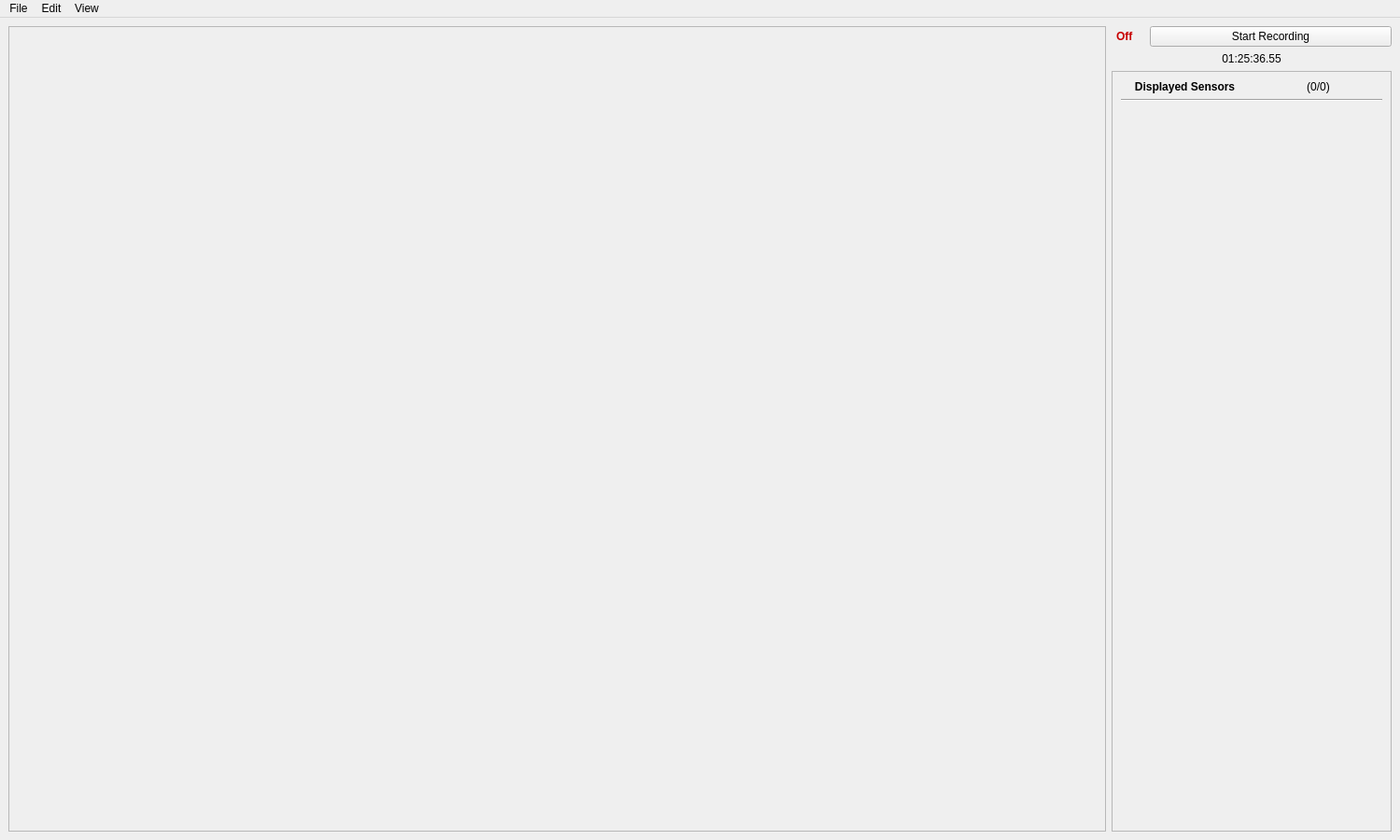
<?xml version="1.0" encoding="UTF-8"?>
<ui version="4.0">
 <class>MainWindow</class>
 <widget class="QMainWindow" name="MainWindow">
  <property name="geometry">
   <rect>
    <x>0</x>
    <y>0</y>
    <width>1500</width>
    <height>900</height>
   </rect>
  </property>
  <property name="sizePolicy">
   <sizepolicy hsizetype="MinimumExpanding" vsizetype="MinimumExpanding">
    <horstretch>0</horstretch>
    <verstretch>0</verstretch>
   </sizepolicy>
  </property>
  <property name="minimumSize">
   <size>
    <width>804</width>
    <height>617</height>
   </size>
  </property>
  <property name="font">
   <font>
    <weight>50</weight>
    <bold>false</bold>
    <kerning>true</kerning>
   </font>
  </property>
  <property name="windowTitle">
   <string>DAATA GUI</string>
  </property>
  <widget class="QWidget" name="Data_Collection">
   <layout class="QGridLayout" name="gridLayout_2">
    <item row="0" column="0" rowspan="2">
     <widget class="QScrollArea" name="scrollArea">
      <property name="widgetResizable">
       <bool>true</bool>
      </property>
      <widget class="QWidget" name="scrollAreaWidgetContents">
       <property name="geometry">
        <rect>
         <x>0</x>
         <y>0</y>
         <width>1174</width>
         <height>858</height>
        </rect>
       </property>
       <property name="layoutDirection">
        <enum>Qt::LeftToRight</enum>
       </property>
       <layout class="QVBoxLayout" name="verticalLayout"/>
      </widget>
     </widget>
    </item>
    <item row="0" column="1">
     <layout class="QVBoxLayout" name="verticalLayout_recordingBox">
      <item>
       <layout class="QHBoxLayout" name="horizontalLayout">
        <item>
         <widget class="QLabel" name="indicator_onOrOff">
          <property name="minimumSize">
           <size>
            <width>35</width>
            <height>0</height>
           </size>
          </property>
          <property name="maximumSize">
           <size>
            <width>35</width>
            <height>16777215</height>
           </size>
          </property>
          <property name="font">
           <font>
            <weight>75</weight>
            <bold>true</bold>
           </font>
          </property>
          <property name="text">
           <string>&lt;html&gt;&lt;head/&gt;&lt;body&gt;&lt;p&gt;&lt;span style=&quot; color:#c70000;&quot;&gt;Off&lt;/span&gt;&lt;/p&gt;&lt;/body&gt;&lt;/html&gt;</string>
          </property>
          <property name="indent">
           <number>5</number>
          </property>
         </widget>
        </item>
        <item>
         <widget class="QPushButton" name="button_record">
          <property name="text">
           <string>Start Recording</string>
          </property>
          <property name="checkable">
           <bool>true</bool>
          </property>
         </widget>
        </item>
       </layout>
      </item>
      <item>
       <widget class="QLabel" name="label_timeElapsed">
        <property name="text">
         <string>01:25:36.55</string>
        </property>
        <property name="alignment">
         <set>Qt::AlignCenter</set>
        </property>
       </widget>
      </item>
     </layout>
    </item>
    <item row="1" column="1">
     <widget class="QScrollArea" name="scrollable_enabledSensors">
      <property name="sizePolicy">
       <sizepolicy hsizetype="Expanding" vsizetype="Expanding">
        <horstretch>0</horstretch>
        <verstretch>0</verstretch>
       </sizepolicy>
      </property>
      <property name="minimumSize">
       <size>
        <width>300</width>
        <height>0</height>
       </size>
      </property>
      <property name="maximumSize">
       <size>
        <width>300</width>
        <height>16777215</height>
       </size>
      </property>
      <property name="widgetResizable">
       <bool>true</bool>
      </property>
      <widget class="QWidget" name="scrollAreaWidgetContents_2">
       <property name="geometry">
        <rect>
         <x>0</x>
         <y>0</y>
         <width>298</width>
         <height>805</height>
        </rect>
       </property>
       <layout class="QGridLayout" name="gridLayout">
        <item row="2" column="0">
         <spacer name="verticalSpacer_2">
          <property name="orientation">
           <enum>Qt::Vertical</enum>
          </property>
          <property name="sizeHint" stdset="0">
           <size>
            <width>20</width>
            <height>40</height>
           </size>
          </property>
         </spacer>
        </item>
        <item row="1" column="0">
         <widget class="Line" name="line_3">
          <property name="orientation">
           <enum>Qt::Horizontal</enum>
          </property>
         </widget>
        </item>
        <item row="0" column="0">
         <layout class="QHBoxLayout" name="horizontalLayout_3">
          <item>
           <widget class="QLabel" name="label_enabledSensors">
            <property name="font">
             <font>
              <weight>75</weight>
              <bold>true</bold>
             </font>
            </property>
            <property name="text">
             <string>Displayed Sensors</string>
            </property>
            <property name="alignment">
             <set>Qt::AlignCenter</set>
            </property>
           </widget>
          </item>
          <item>
           <widget class="QLabel" name="label_activeSensorCount">
            <property name="text">
             <string>(0/0)</string>
            </property>
            <property name="alignment">
             <set>Qt::AlignCenter</set>
            </property>
           </widget>
          </item>
         </layout>
        </item>
       </layout>
      </widget>
     </widget>
    </item>
   </layout>
  </widget>
  <widget class="QMenuBar" name="menuBar">
   <property name="geometry">
    <rect>
     <x>0</x>
     <y>0</y>
     <width>1500</width>
     <height>22</height>
    </rect>
   </property>
   <widget class="QMenu" name="menuFile">
    <property name="title">
     <string>File</string>
    </property>
    <addaction name="actionEdit"/>
   </widget>
   <widget class="QMenu" name="menuEdit">
    <property name="title">
     <string>Edit</string>
    </property>
   </widget>
   <widget class="QMenu" name="menuView">
    <property name="title">
     <string>View</string>
    </property>
    <addaction name="actionData_Collection"/>
    <addaction name="actionShock_Dyno"/>
   </widget>
   <addaction name="menuFile"/>
   <addaction name="menuEdit"/>
   <addaction name="menuView"/>
  </widget>
  <action name="actionEdit">
   <property name="text">
    <string>Open</string>
   </property>
  </action>
  <action name="actionData_Collection">
   <property name="text">
    <string>Data Collection</string>
   </property>
  </action>
  <action name="actionShock_Dyno">
   <property name="text">
    <string>Shock Dyno</string>
   </property>
  </action>
 </widget>
 <resources/>
 <connections/>
</ui>
